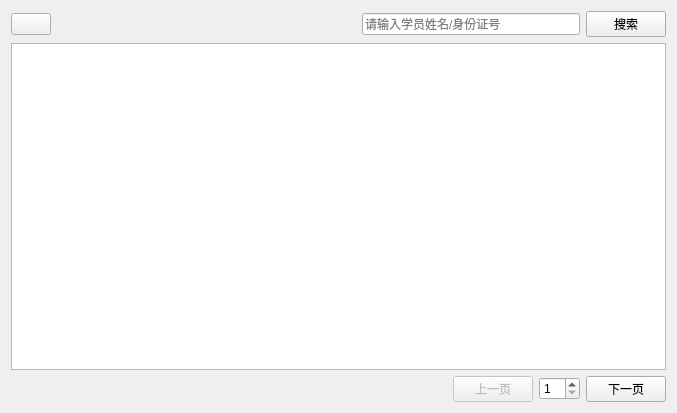
<?xml version="1.0" encoding="UTF-8"?>
<ui version="4.0">
 <class>InformationList</class>
 <widget class="QWidget" name="InformationList">
  <property name="geometry">
   <rect>
    <x>0</x>
    <y>0</y>
    <width>677</width>
    <height>413</height>
   </rect>
  </property>
  <property name="windowTitle">
   <string>安卓消防教务系统</string>
  </property>
  <layout class="QVBoxLayout" name="verticalLayout_2">
   <item>
    <layout class="QVBoxLayout" name="verticalLayout">
     <item>
      <layout class="QHBoxLayout" name="horizontalLayout_3">
       <item>
        <widget class="QPushButton" name="refreshBtn">
         <property name="toolTip">
          <string>刷新页面</string>
         </property>
         <property name="text">
          <string/>
         </property>
         <property name="icon">
          <iconset resource="../assets/resource.qrc">
           <normaloff>:/icons/refresh.png</normaloff>:/icons/refresh.png</iconset>
         </property>
         <property name="iconSize">
          <size>
           <width>20</width>
           <height>20</height>
          </size>
         </property>
         <property name="flat">
          <bool>false</bool>
         </property>
        </widget>
       </item>
       <item>
        <spacer name="horizontalSpacer">
         <property name="orientation">
          <enum>Qt::Horizontal</enum>
         </property>
         <property name="sizeHint" stdset="0">
          <size>
           <width>208</width>
           <height>20</height>
          </size>
         </property>
        </spacer>
       </item>
       <item>
        <layout class="QHBoxLayout" name="horizontalLayout_2">
         <item>
          <widget class="QLineEdit" name="lineEdit">
           <property name="placeholderText">
            <string>请输入学员姓名/身份证号</string>
           </property>
          </widget>
         </item>
         <item>
          <widget class="QPushButton" name="searchBtn">
           <property name="text">
            <string>搜索</string>
           </property>
           <property name="icon">
            <iconset>
             <normaloff>:/assets/icons/search.png</normaloff>:/assets/icons/search.png</iconset>
           </property>
          </widget>
         </item>
        </layout>
       </item>
      </layout>
     </item>
     <item>
      <widget class="QTableView" name="studentsDataTable"/>
     </item>
     <item>
      <layout class="QHBoxLayout" name="horizontalLayout_4">
       <item>
        <spacer name="horizontalSpacer_2">
         <property name="orientation">
          <enum>Qt::Horizontal</enum>
         </property>
         <property name="sizeHint" stdset="0">
          <size>
           <width>318</width>
           <height>20</height>
          </size>
         </property>
        </spacer>
       </item>
       <item>
        <layout class="QHBoxLayout" name="horizontalLayout">
         <item>
          <widget class="QPushButton" name="prePageBtn">
           <property name="enabled">
            <bool>false</bool>
           </property>
           <property name="text">
            <string>上一页</string>
           </property>
          </widget>
         </item>
         <item>
          <widget class="QSpinBox" name="currentPageSpin">
           <property name="minimum">
            <number>1</number>
           </property>
          </widget>
         </item>
         <item>
          <widget class="QPushButton" name="nextPageBtn">
           <property name="text">
            <string>下一页</string>
           </property>
          </widget>
         </item>
        </layout>
       </item>
      </layout>
     </item>
    </layout>
   </item>
  </layout>
 </widget>
 <resources>
  <include location="../assets/resource.qrc"/>
 </resources>
 <connections/>
</ui>
